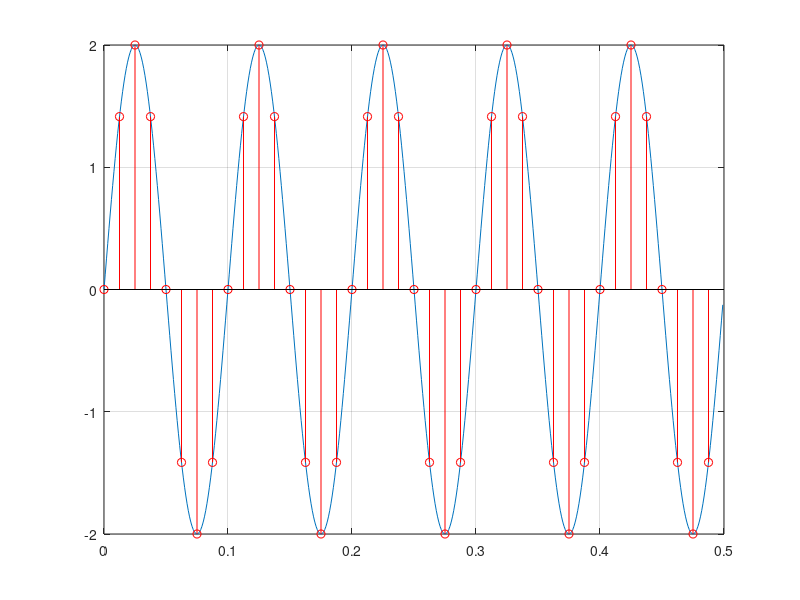

MATLAB code to generate this figure:
%%This is lab1 for sampling
clear
close

%%Plotting sinusoidal signals
F=10; %Frequency of 10 Hz
A=2; %Amplitude = 2 volts
theta=0;

T=1/F; % Time period
delT=0.001; %sample in spacing
duration=5*T; %total 5 cycles
%N=100;
N=round(duration/delT); %Total number of points
t=(0:N-1)*delT; %defining time array

X=A*sin(2*pi*F*t);

figure
plot(t,X)
grid on

%Sampling the sine wave
Fs=8*F;
Ts=1/Fs;
Ns=5*8;
t_sampled=(0:Ns-1)*Ts;
X_sampled= A*sin(2*pi*F*t_sampled);

hold
stem(t_sampled,X_sampled, 'r')%first parameter works as index
